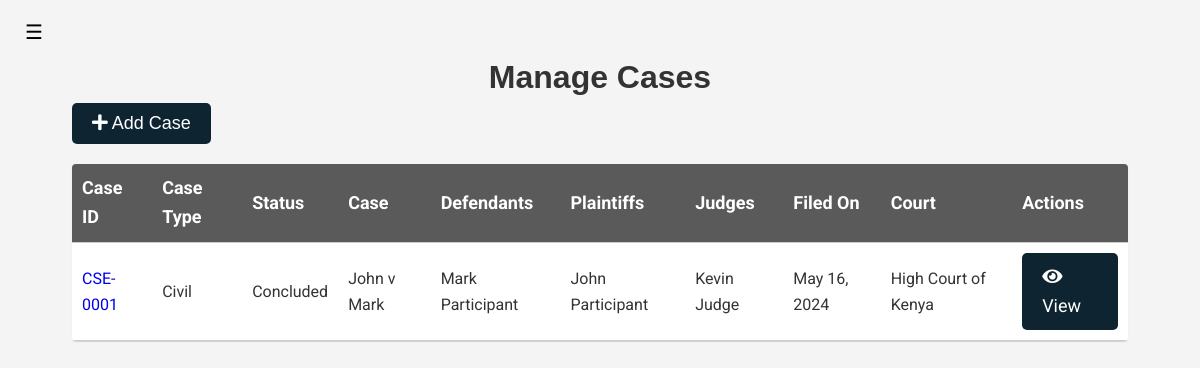
Screenshot of /participant-manage-case (signed in) with the database file from the repository.
### court_proceedings_management_application/models.py (models this page shows, shortened)
class Case(models.Model):
    CASE_TYPES = (
        ('civil', 'Civil'),
        ('criminal', 'Criminal'),
        ('family', 'Family'),
        ('land', 'Land'),
        ('commercial', 'Commercial'),
        ('labour', 'Labour'),
        ('constitutional', 'Constitutional'),
        ('environmental', 'Environmental'),
        ('appeal', 'Appeal'),
        ('miscellaneous', 'Miscellaneous'),
    )
    CASE_STATUS = (
        ('pending', 'Pending'),
        ('ongoing', 'Ongoing'),
        ('concluded', 'Concluded'),
    )
    DECISION_CHOICES = (
        ('pending', 'Pending'),
        ('dismissal', 'Dismissal'),
        ('uphelding', 'Uphelding'),
        ('overturned', 'Overturned'),
        ('compensation', 'Compensation'),
        ('acquital', 'Acquital'),
        ('conviction', 'Conviction'),
        ('sentence', 'Sentence'),
        ('fine', 'Fine'),
        ('imprisonment', 'Imprisonment'),
        ('community service', 'Community Service'),
        ('probation', 'Probation'),
        ('parole', 'Parole'),
        ('suspended sentence', 'Suspended Sentence'),
        ('death penalty', 'Death Penalty'),
        ('life imprisonment', 'Life Imprisonment'),
        ('acquital', 'Acquital'),
        ('discharge', 'Discharge'),
        ('reprimand', 'Reprimand'),
        ('warning', 'Warning'),
        ('rehabilitation', 'Rehabilitation'),
        ('restitution', 'Restitution'),
        ('damages', 'Damages'),
        ('injunction', 'Injunction'),
        ('restraining order', 'Restraining Order'),
        ('restitution', 'Restitution'),
        ('reparations', 'Reparations'),
    )
    case_id = models.CharField(max_length=30, unique=True)
    case_type = models.CharField(max_length=30, choices=CASE_TYPES, default='miscellaneous')
    case_status = models.CharField(max_length=30, choices=CASE_STATUS, default='pending')
    case_name = models.CharField(max_length=255)
    defendants = models.ManyToManyField(User, related_name='defendants', blank=True)
    plaintiffs = models.ManyToManyField(User, related_name='plaintiffs', blank=True)
    judges = models.ManyToManyField(User, related_name='judges', blank=True)
    clerks = models.ManyToManyField(User, related_name='clerks', blank=True)
    lawyers = models.ManyToManyField(User, related_name='lawyers', blank=True)
    amicus = models.ManyToManyField(User, related_name='amicus', blank=True)
    observers = models.ManyToManyField(User, related_name='observers', blank=True)
    case_description = models.TextField(blank=True, null=True)
    relief_sought = models.TextField(blank=True, null=True)
    decision = models.TextField(blank=True, null=True, choices=DECISION_CHOICES, default='pending')
    date_filed = models.DateField()
    date_hearing = models.DateField()
    court = models.ForeignKey(Court, on_delete=models.CASCADE)
    created_by = models.ForeignKey(User, on_delete=models.CASCADE)
    created_on = models.DateTimeField(auto_now_add=True, null=True)

class User(AbstractUser, PermissionsMixin):
    ROLES = (
        ('admin', 'Admin'),
        ('clerk', 'Clerk'),
        ('judge', 'Judge'),
        ('participant', 'Participant'),
        ('lawyer', 'Lawyer'),
    )
    COUNTY_CHOICES = (
        ('Baringo', 'Baringo'),
        ('Bomet', 'Bomet'),
        ('Bungoma', 'Bungoma'),
        ('Busia', 'Busia'),
        ('Elgeyo Marakwet', 'Elgeyo Marakwet'),
        ('Embu', 'Embu'),
        ('Garissa', 'Garissa'),
        ('Homa Bay', 'Homa Bay'),
        ('Isiolo', 'Isiolo'),
        ('Kajiado', 'Kajiado'),
        ('Kakamega', 'Kakamega'),
        ('Kericho', 'Kericho'),
        ('Kiambu', 'Kiambu'),
        ('Kilifi', 'Kilifi'),
        ('Kirinyaga', 'Kirinyaga'),
        ('Kisii', 'Kisii'),
        ('Kisumu', 'Kisumu'),
        ('Kitui', 'Kitui'),
        ('Kwale', 'Kwale'),
        ('Laikipia', 'Laikipia'),
        ('Lamu', 'Lamu'),
        ('Machakos', 'Machakos'),
        ('Makueni', 'Makueni'),
        ('Mandera', 'Mandera'),
        ('Marsabit', 'Marsabit'),
        ('Meru', 'Meru'),
        ('Migori', 'Migori'),
        ('Mombasa', 'Mombasa'),
        ('Murang\'a', 'Murang\'a'),
        ('Nairobi', 'Nairobi'),
        ('Nakuru', 'Nakuru'),
        ('Nandi', 'Nandi'),
        ('Narok', 'Narok'),
        ('Nyamira', 'Nyamira'),
        ('Nyandarua', 'Nyandarua'),
        ('Nyeri', 'Nyeri'),
        ('Samburu', 'Samburu'),
        ('Siaya', 'Siaya'),
        ('Taita Taveta', 'Taita Taveta'),
        ('Tana River', 'Tana River'),
        ('Tharaka Nithi', 'Tharaka Nithi'),
    )
    TRIBE_CHOICES = (
        ('Kikuyu', 'Kikuyu'),
        ('Luhya', 'Luhya'),
        ('Luo', 'Luo'),
        ('Kalenjin', 'Kalenjin'),
        ('Kamba', 'Kamba'),
        ('Kisii', 'Kisii'),
        ('Mijikenda', 'Mijikenda'),
        ('Meru', 'Meru'),
        ('Turkana', 'Turkana'),
        ('Maasai', 'Maasai'),
        ('Embu', 'Embu'),
        ('Taita', 'Taita'),
        ('Giriama', 'Giriama'),
        ('Rendille', 'Rendille'),
        ('Borana', 'Borana'),
        ('Samburu', 'Samburu'),
        ('Pokomo', 'Pokomo'),
        ('Orma', 'Orma'),
        ('Elmolo', 'Elmolo'),
        ('Digo', 'Digo'),
        ('Swahili', 'Swahili'),
        ('Taveta', 'Taveta'),
        ('Kuria', 'Kuria'),
        ('Mbeere', 'Mbeere'),
        ('Tharaka', 'Tharaka'),
        ('Gusii', 'Gusii'),
        ('Ilchamus', 'Ilchamus'),
        ('Kalenjin', 'Kalenjin'),
        ('Kamba', 'Kamba'),
        ('Kikuyu', 'Kikuyu'),
        ('Kisii', 'Kisii'),
        ('Kuria', 'Kuria'),
        ('Luhya', 'Luhya'),
        ('Luo', 'Luo'),
        ('Maasai', 'Maasai'),
        ('Meru', 'Meru'),
        ('Mijikenda', 'Mijikenda'),
        ('Pokomo', 'Pokomo'),
        ('Rendille', 'Rendille'),
        ('Samburu', 'Samburu'),
        ('Somali', 'Somali'),
        ('Swahili', 'Swahili'),
        ('Taita', 'Taita'),
        ('Taveta', 'Taveta'),
        ('Tharaka', 'Tharaka'),
        ('Turkana', 'Turkana'),
        ('Gabra', 'Gabra'),
        ('Giriama', 'Giriama'),
    )
    GENDER_CHOICES = (
        ('male', 'Male'),
        ('female', 'Female'),
        ('prefer not to say', 'Prefer not to say'),
    )
    profile_image = models.ImageField(upload_to='profile_images/', null=True, blank=True, default='profile_images'
                                                                                                  '/default.png')
    user_id = models.CharField(max_length=30, unique=True)
    first_name = models.CharField(max_length=30)
    last_name = models.CharField(max_length=30, null=True, blank=True)
    username = models.CharField(max_length=30, unique=True)
    email = models.EmailField(unique=True)
    role = models.CharField(max_length=30, choices=ROLES, default='observer')
    national_id = models.IntegerField(unique=True)
    county_of_residence = models.CharField(max_length=30, choices=COUNTY_CHOICES, default='Nairobi')
    phone_number = models.CharField(max_length=15, blank=True)
    gender = models.CharField(max_length=30, choices=GENDER_CHOICES, default='prefer not to say')
    tribe = models.CharField(max_length=30, choices=TRIBE_CHOICES, default='Kikuyu')
    date_of_birth = models.DateField()
    address = models.CharField(max_length=255)
    password = models.CharField(max_length=30)
    is_active = models.BooleanField(default=True)
    is_staff = models.BooleanField(default=False)
    is_superuser = models.BooleanField(default=False)
    date_joined = models.DateTimeField(auto_now_add=True)
    created_by = models.ForeignKey('self', on_delete=models.SET_NULL, null=True, blank=True)
    is_approved = models.BooleanField(default=False)
    courts = models.ManyToManyField('Court', related_name='users', blank=True)
    @property
    def is_authenticated(self):
        return bool(self.username and self.password)

class Court(models.Model):
    COURT_TYPES = (
        ('high court', 'High Court'),
        ('magistrate court', 'Magistrate Court'),
        ('environment court', 'Environment and Land Court'),
        ('labour court', 'Employment and Labour Court'),
        ('anti-corruption court', 'Anti-Corruption Court'),
        ('children court', 'Children\'s Court'),
        ('maritime court', 'Maritime Court'),
        ('military court', 'Military Court'),
        ('tax court', 'Tax Court'),
        ('appeal court', 'Court of Appeal'),
        ('supreme court', 'Supreme Court'),
    )
    name = models.CharField(max_length=255)
    court_id = models.CharField(max_length=30, unique=True)
    court_logo = models.ImageField(upload_to='court_logos/', null=True, blank=True,
                                   default='../static/images/default_court.png')
    court_email = models.EmailField()
    court_phone = models.CharField(max_length=15, blank=True)
    court_address = models.CharField(max_length=255)
    location = models.CharField(max_length=255, choices=User.COUNTY_CHOICES)
    court_type = models.CharField(max_length=255, choices=COURT_TYPES)
    created_by = models.ForeignKey(User, on_delete=models.CASCADE)
    created_on = models.DateTimeField(auto_now_add=True, null=True)

### court_proceedings_management_application/views.py (the view)
# urls.py: path('participant-manage-case', views.ParticipantManageCaseView.as_view(), name='participant-manage-case'),
class ParticipantManageCaseView(View):
    def __init__(self, *args, **kwargs):
        super().__init__(*args, **kwargs)
        self.user_service = UserService()
        self.case_service = CaseService()
    def get(self, request):
        if not request.user.is_authenticated:
            return redirect('login')
        user = request.user
        user_info = self.user_service.get_user_info(user.username)
        cases = self.case_service.get_all_cases()
        context = {
            'user_info': user_info,
            'cases': cases
        }
        return render(request, 'participant-manage-case.html', context)

### court_proceedings_management_application/interfaces/case_database.py (called while the page is built)
    def get_all_cases(self):
        return Case.objects.all()

### court_proceedings_management_application/interfaces/case_service.py (called while the page is built)
    def get_all_cases(self):
        return self.case_database.get_all_cases()

### court_proceedings_management_application/interfaces/user_database.py (called while the page is built)
    def get_user_info(self, username):
        try:
            return get_object_or_404(User, username=username)
        except User.DoesNotExist:
            return UserDoesNotExist(f'User with username {username} does not exist')

### court_proceedings_management_application/interfaces/user_service.py (called while the page is built)
    def get_user_info(self, username):
        try:
            return self.user_database.get_user_info(username)
        except UserDoesNotExist as e:
            print(e)
            return None

### templates/participant-manage-case.html (shortened to what this page needs)
{% extends 'sidebar.html' %}
{% load static %}
    {% block title %}
        Manage Cases
    {% endblock %}
    {% block content %}
        <article aria-label="case-table">
            <button class="btn btn-primary btn-primary-action" onclick="redirectToCreateCase()"><i
                    class="fas fa-plus"></i> Add Case
            </button>
            <div class="table-container">
                <table class="material-table">
                    <thead>
                    <tr>
                        <th>Case ID</th>
                        <th>Case Type</th>
                        <th>Status</th>
                        <th>Case</th>
                        <th>Defendants</th>
                        <th>Plaintiffs</th>
                        <th>Judges</th>
                        <th>Filed On</th>
                        <th>Court</th>
                        <th>Actions</th>
                    </tr>
                    </thead>
                    <tbody>
                    {% for case in cases %}
                        <tr class="clickable-row" onclick="window.location='{% url 'manage-case-proceeding' case_id=case.id %}'">
                            <td><a href="{% url 'dashboard' %}">{{ case.case_id }}</a></td>
                            <td>{{ case.case_type | capfirst }}</td>
                            <td>{{ case.case_status | capfirst }}</td>
                            <td>{{ case.case_name }}</td>
                            <td>
                                {% if case.defendants.count == 0 %}
                                    -
                                {% elif case.defendants.count == 1 %}
                                    {{ case.defendants.first.first_name }} {{ case.defendants.first.last_name }}
                                {% else %}
                                    {{ case.defendants.first.last_name }} & {{ case.defendants.count|add:"-1" }} others
                                {% endif %}
                            </td>
                            <td>
                                {% if case.plaintiffs.count == 0 %}
                                    -
                                {% elif case.plaintiffs.count == 1 %}
                                    {{ case.plaintiffs.first.first_name }} {{ case.plaintiffs.first.last_name }}
                                {% else %}
                                    {{ case.plaintiffs.first.last_name }} & {{ case.plaintiffs.count|add:"-1" }} others
                                {% endif %}
                            </td>
                            <td>
                                {% if case.judges.count == 0 %}
                                    -
                                {% elif case.judges.count == 1 %}
                                    {{ case.judges.first.first_name }} {{ case.judges.first.last_name }}
                                {% else %}
                                    {{ case.judges.first.last_name }} & {{ case.judges.count|add:"-1" }} others
                                {% endif %}
                            </td>
                            <td>{{ case.date_filed }}</td>
                            <td>{{ case.court.name }}</td>
                        <td>
                            <a href="{% url 'manage-case-proceeding' case_id=case.id %}" class="btn btn-primary btn-action"><i class="fas fa-eye"></i> View</a>
                        </td>
                        </tr>
                    {% endfor %}
                    </tbody>
                </table>
            </div>
        </article>
    {% endblock %}

### static/styles/main.css (style rules this page uses)
body { font-family: 'Roboto Light', sans-serif; font-size: 16px; line-height: 1.6; color: #333; background-color: #f4f4f4; }
* { margin: 0; padding: 0; box-sizing: border-box; }
a { text-decoration: none; }
.btn { display: inline-block; padding: 10px 20px; color: #fff; border: none; border-radius: 5px; cursor: pointer; text-decoration: none; font-size: 18px; }
.btn-primary { background: #0e2431; color: #fff !important; }

### rows the page displays
Case: case_id "CSE-0001", case_type "Civil", case_status "Concluded", case_name "John v Mark", defendants.first.first_name "Mark", defendants.first.last_name "Participant", plaintiffs.first.first_name "John", plaintiffs.first.last_name "Participant", judges.first.first_name "Kevin", judges.first.last_name "Judge", date_filed "May 16, 2024", court.name "High Court of Kenya"
